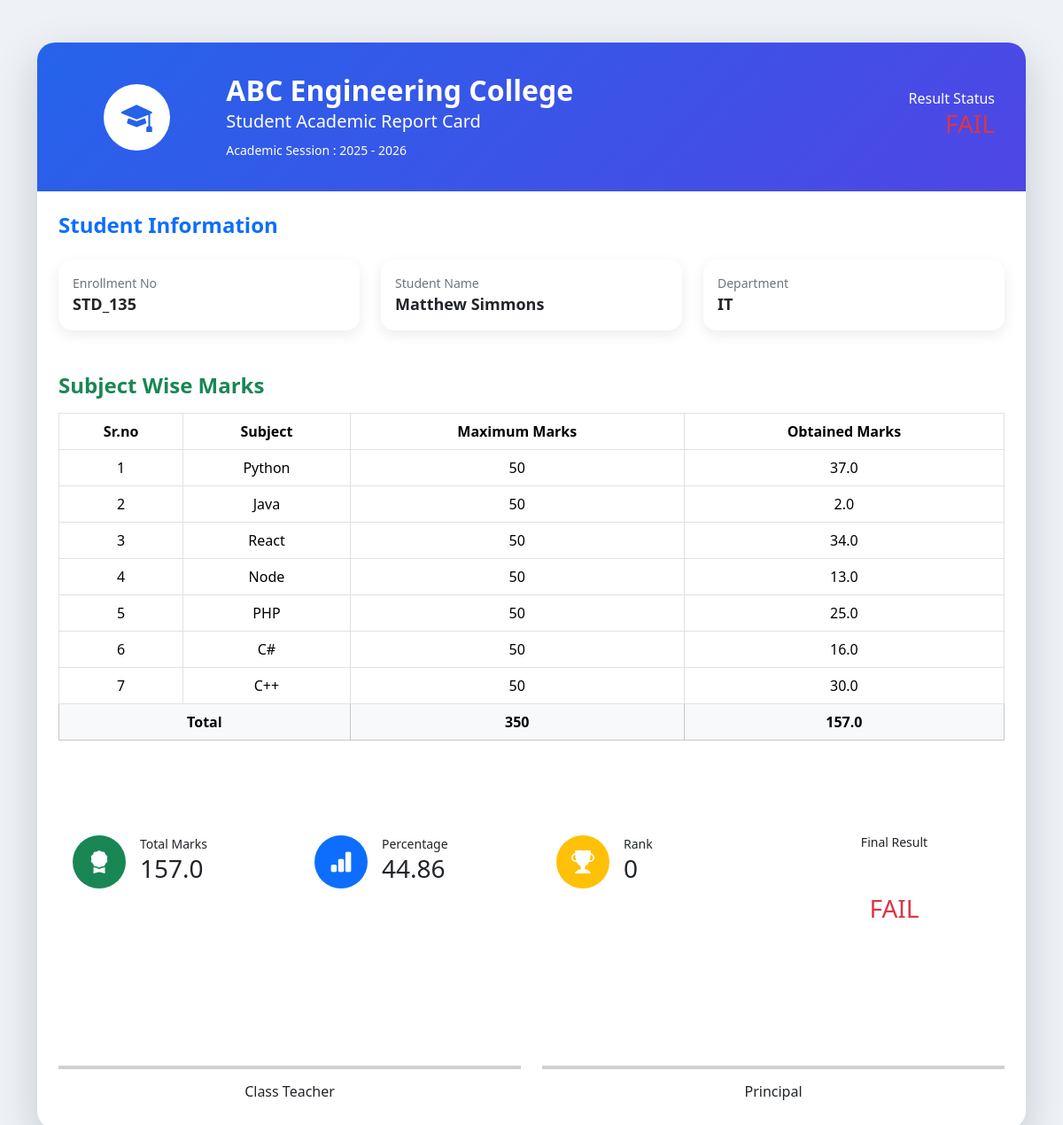
The app's page /report?id=4&action=display with its own data.
### myapp/models.py (models this page shows)
class Marks(models.Model):
    student = models.ForeignKey(Student,on_delete=models.CASCADE)
    subject = models.ForeignKey(Subject,on_delete=models.CASCADE)
    marks = models.FloatField()

class Student(models.Model):
    en_no = models.ForeignKey(Enrollment,on_delete=models.CASCADE)
    dept = models.ForeignKey(Dept,on_delete=models.CASCADE)
    name = models.CharField(max_length=20)
    email = models.CharField(max_length=50)
    age = models.IntegerField()

class Enrollment(models.Model):
    en_no = models.CharField(max_length=20)

class Dept(models.Model):
    name = models.CharField(max_length=20)

class Subject(models.Model):
    name = models.CharField(max_length=20)

### myapp/views.py (the view, shortened to what this page needs)
# urls.py: path('report',report,name="report")
def report(request):
    id = request.GET['id']
    action = request.GET['action']
    data = Marks.objects.filter(student_id=id)
    all = (
    Student.objects
    .annotate(
        total_marks=Sum('marks__marks'),
        failed_subjects=Count(
            'marks',
            filter=Q(marks__marks__lt=18)
        )
    )
    .filter(failed_subjects=0)
    .order_by('-total_marks')
)
    rank=1
    k=0
    for i in all:
        if i.id==int(id):
            k=1
            break
        rank+=1
    if k==0:
        rank=0
    total = 0
    flag = 'PASS'
    for i in data:
        total+=i.marks
        if i.marks<18:
            flag="FAIL"
    per = round((total*100)/350,2)
    if action == 'display':
        return render(request,"report.html",{'data':data,'total':total,'per':per,'flag':flag,'rank':rank})
    else:
        html_message = render_to_string(
        "report.html",{'data':data,'total':total,'per':per,'flag':flag,'rank':rank}
    )

### myapp/templates/report.html (shortened to what this page needs)
<!DOCTYPE html>
<html lang="en">
<head>
    <link href="https://cdn.jsdelivr.net/npm/bootstrap@5.3.3/dist/css/bootstrap.min.css" rel="stylesheet">
    <link rel="stylesheet"
        href="https://cdn.jsdelivr.net/npm/bootstrap-icons@1.11.3/font/bootstrap-icons.min.css">
</head>
<body>
<div class="container py-5">
<div class="card report-card shadow-lg">
    <div class="header">
        <div class="row align-items-center">
            <div class="col-md-2 text-center">
                <div class="school-logo">
                    <i class="bi bi-mortarboard-fill"></i>
                </div>
            </div>
            <div class="col-md-7">
                <h2 class="fw-bold mb-1">
                    ABC Engineering College
                </h2>
                <h5>Student Academic Report Card</h5>
                <small>Academic Session : 2025 - 2026</small>
            </div>
            <div class="col-md-3 text-md-end">
                <p class="mb-0">Result Status</p>
                {%if flag == 'PASS'%}
                    <h3 class="text-success">{{flag}}</h3>
                    {%else%}
                    <h3 class="text-danger">{{flag}}</h3>
                {%endif%}
            </div>
        </div>
    </div>
    <div class="card-body p-4">
        <h4 class="mb-4 text-primary fw-bold">
            Student Information
        </h4>
        <div class="row g-4">
            <div class="col-md-4">
                <div class="card info-card p-3">
                    <div class="info-title">Enrollment No</div>
                    <div class="info-value">{{data.0.student.en_no.en_no}}</div>
                </div>
            </div>
            <div class="col-md-4">
                <div class="card info-card p-3">
                    <div class="info-title">Student Name</div>
                    <div class="info-value">{{data.0.student.name}}</div>
                </div>
            </div>
            <div class="col-md-4">
                <div class="card info-card p-3">
                    <div class="info-title">Department</div>
                    <div class="info-value">{{data.0.student.dept.name}}</div>
                </div>
            </div>
        </div>
        <div class="mt-5">
            <h4 class="text-success fw-bold mb-3">
                Subject Wise Marks
            </h4>
            <div class="table-responsive">
                <table class="table table-bordered align-middle text-center">
                    <thead>
                    <tr>
                        <th>Sr.no</th>
                        <th>Subject</th>
                        <th>Maximum Marks</th>
                        <th>Obtained Marks</th>
                    </tr>
                    </thead>
                    <tbody>
                    {%for i in data%}
                    <tr>
                        <td>{{forloop.counter}}</td>
                        <td>{{i.subject.name}}</td>
                        <td>50</td>
                        <td>{{i.marks}}</td>
                    </tr>
                    {%endfor%}
                    </tbody>
                    <tfoot class="table-light">
                    <tr>
                        <th colspan="2">Total</th>
                        <th>350</th>
                        <th>{{total}}</th>
                    </tr>
                    </tfoot>
                </table>
            </div>
        </div>
        <div class="row mt-5 g-4">
            <div class="col-md-3">
                <div class="card summary p-3">
                    <div class="d-flex align-items-center">
                        <div class="icon bg-success me-3">
                            <i class="bi bi-award-fill"></i>
                        </div>
                        <div>
                            <small>Total Marks</small>
                            <h3>{{total}}</h3>
                        </div>
                    </div>
                </div>
            </div>
            <div class="col-md-3">
                <div class="card summary p-3">
                    <div class="d-flex align-items-center">
                        <div class="icon bg-primary me-3">
                            <i class="bi bi-bar-chart-fill"></i>
                        </div>
                        <div>
                            <small>Percentage</small>
                            <h3>{{per}}</h3>
                        </div>
                    </div>
                </div>
            </div>
            <div class="col-md-3">
                <div class="card summary p-3">
                    <div class="d-flex align-items-center">
                        <div class="icon bg-warning me-3">
                            <i class="bi bi-trophy-fill"></i>
                        </div>
                        <div>
                            <small>Rank</small>
                            <h3>{{rank}}</h3>
                        </div>
                    </div>
                </div>
            </div>
            <div class="col-md-3">
                <div class="card summary p-3 text-center">
                    <small>Final Result</small>
                    <br><br>
                    {%if flag == 'PASS'%}
                    <h3 class="text-success">{{flag}}</h3>
                    {%else%}
                    <h3 class="text-danger">{{flag}}</h3>
                    {%endif%}
                </div>
            </div>
        </div>
        <div class="row mt-5 signature">
            <div class="col-md-6 text-center">
                <br><br><br>
                <hr>
                <h6>Class Teacher</h6>
            </div>
            <div class="col-md-6 text-center">
                <br><br><br>
                <hr>
                <h6>Principal</h6>
            </div>
        </div>
    </div>
</div>
</div>
</body>
</html>

### myapp/templates/report.html (style rules this page uses)
body { background:#eef2f7; font-family: 'Segoe UI',sans-serif; }
.report-card { border-radius:20px; overflow:hidden; border:none; }
.header { background:linear-gradient(135deg,#2563eb,#4f46e5); color:#fff; padding:35px; }
.school-logo { width:75px; height:75px; border-radius:50%; background:#fff; color:#2563eb; display:flex; align-items:center; justify-content:center; font-size:35px; margin:auto; }
.info-card { border:none; border-radius:15px; box-shadow:0 5px 15px rgba(0,0,0,.08); }
.info-title { color:#6c757d; font-size:14px; }
.info-value { font-weight:600; font-size:18px; }
.summary { border:none; border-radius:15px; transition:.3s; }
.icon { width:60px; height:60px; border-radius:50%; display:flex; justify-content:center; align-items:center; color:#fff; font-size:26px; }
.table thead { background:#2563eb; color:#fff; }
.signature hr { border:2px solid #444; }

### records on screen
Marks: student.en_no "STD_135", student.name "Matthew Simmons", student.name "IT", subject.name "Python", marks "37.0"
Marks: subject.name "Java", marks "2.0"
Marks: subject.name "React", marks "34.0"
Marks: subject.name "Node", marks "13.0"
Marks: subject.name "PHP", marks "25.0"
Marks: subject.name "C#", marks "16.0"
Marks: subject.name "C++", marks "30.0"

### other values on screen
{{ total }} "157.0"
{{ per }} "44.86"
{{ rank }} "0"
{{ flag }} "FAIL"
